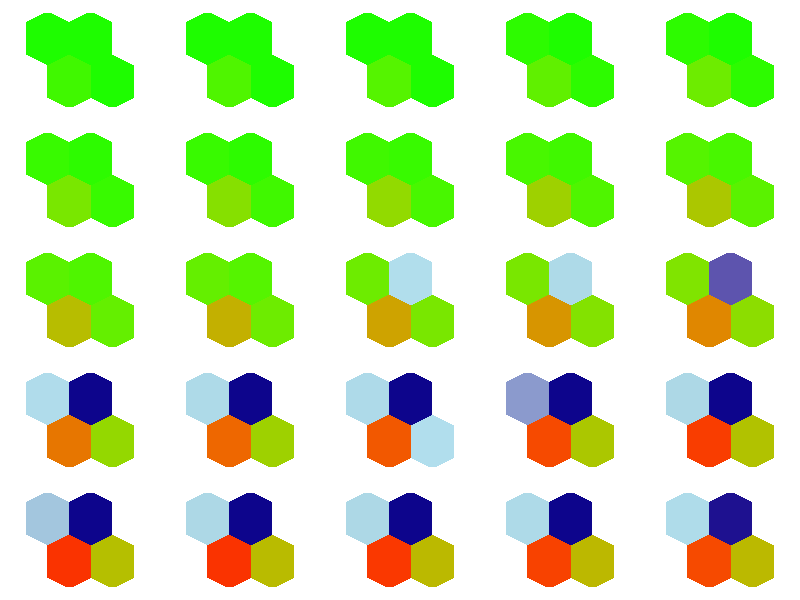
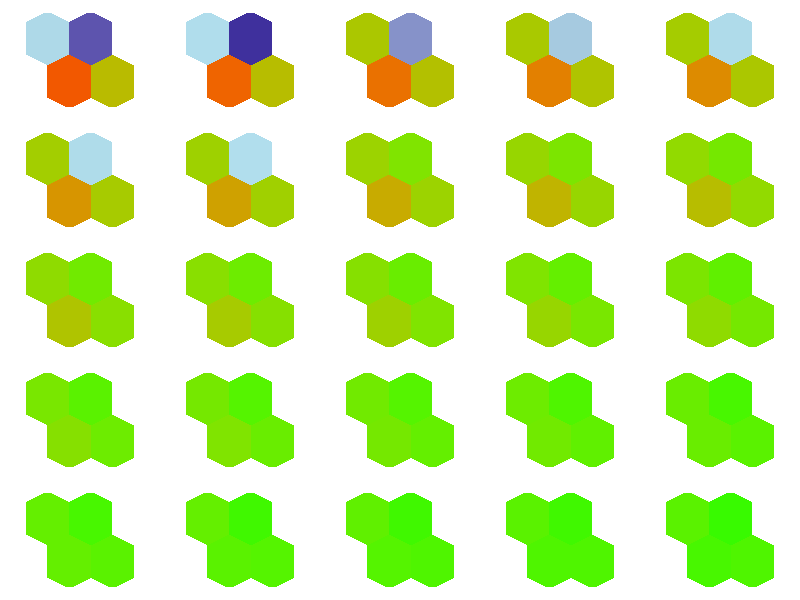
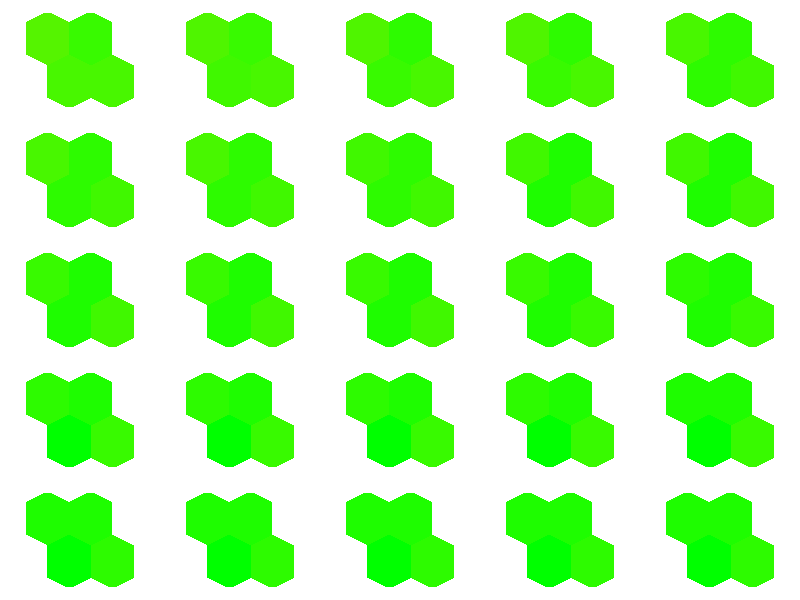
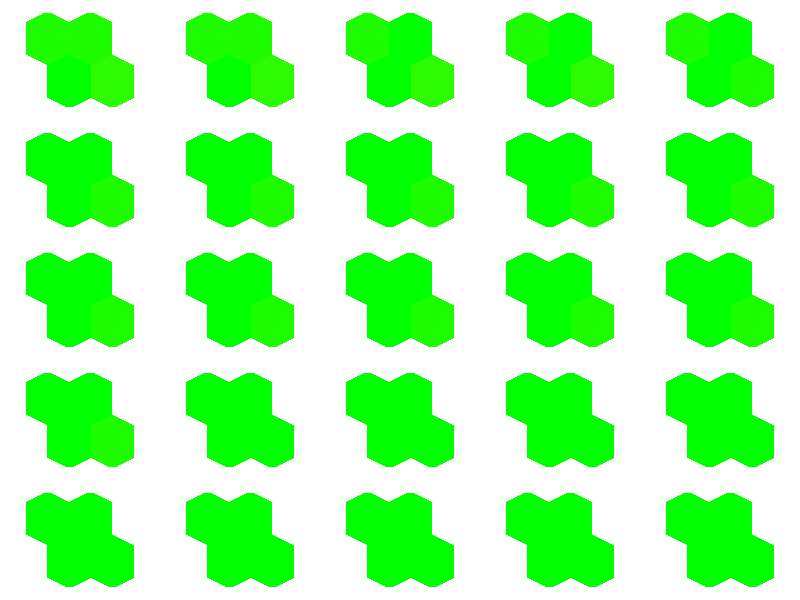

Reproduce these figures in R, in order.
#  Heatmap for Rshiny

library("ggplot2")
library("RColorBrewer")
library("fields")

Hexagon <- function (x, y, unitcell = 1, col = col) {
  polygon(c(x, x, x + unitcell/2, x + unitcell, x + unitcell,
            x + unitcell/2), c(y + unitcell * 0.125,
                               y + unitcell * 0.875,
                               y + unitcell * 1.125,
                               y + unitcell * 0.875,
                               y + unitcell * 0.125,
                               y - unitcell * 0.125),
          col = col, border=NA)
}#function

mydata = read.table("vis_metrics.txt")

#Start with a matrix that would be the numerical representation of you heatmap
#called Heatmap_Matrix
#This matrix has the same number of rows as the SOM map
#and the same number of columns as the SOM map
#and each value in the Heatmap represents the value for one hexagon
#Here [1,1] will become the lower left node (1st row, 1st column),
#[1,2] will become the node to the right
#[2,1] will be the first node to the left in the second row
#So visually you work your way from bottom left to top right
par(mfrow=c(5, 5), mar=c(1,1,1,1))
for(t in 1:100){
  Heatmap_Matrix <- matrix(mydata[t,],2,2)
  x <- as.vector(Heatmap_Matrix)
  
  #Number of rows and columns of your SOM
  SOM_Rows <- dim(Heatmap_Matrix)[1]
  SOM_Columns <- dim(Heatmap_Matrix)[2]
  
  #To make room for the legend
  # par(mar = c(0.4, 2, 2, 7))
  
  #Initiate the plot window but do show any axes or points on the plot
  plot(0, 0, type = "n", axes = FALSE, xlim=c(0, SOM_Columns+0.5),
       ylim=c(0, SOM_Rows), xlab="", ylab= "", asp=1)
  
  #Create the color palette
  #I use designer.colors to interpolate 50 colors between
  #the maxmimum number of allowed values in Brewer
  #Just replace this with any other color palette you like
  ColRamp <- rev(designer.colors(n=50, col=brewer.pal(9, "Spectral")))
  
  #Make a vector with length(ColRamp) number of bins between the minimum and
  #maximum value of x.
  #Next match each point from x with one of the colors in ColorRamp
  ColorCode <- matrix("#FFFFFF", nrow=100, ncol=length(x)) #default is all white
  
  # for (i in 1:length(x))
  #   if (!is.na(x[i])) ColorCode[i] <- ColRamp[which.min(abs(Bins-x[i]))]
  
  colRamp1 <- colorRampPalette(c("green", "red"),space="Lab")
  # plot(1:100,pch=16,cex=2,col=colRamp1(100))
  colRamp2 <- colorRampPalette(c("lightblue2", "lightblue", "darkblue"),space="Lab")
  # plot(1:100,pch=16,cex=2,col=colRamp2(100))
  Bins1 <- seq(0, 40, length=100)
  Bins2 <- seq(0.1, 0.15, length=100)
  
  for (i in 1:length(x)){
    if (!is.na(x[i])){
      if(x[i] < 0.2 & t < 40){
        ColorCode[i] <- colRamp2(length(Bins2)+1)[which.min(abs(Bins2-as.numeric(x[i])))]
      }else{
        ColorCode[i] <- colRamp1(length(Bins1)+1)[which.min(abs(Bins1-as.numeric(x[i])))]
      }
    } 
  }
  
  #Actual plotting of hexagonal polygons on map
  offset <- 0.5 #offset for the hexagons when moving up a row
  for (row in 1:SOM_Rows) {
    for (column in 0:(SOM_Columns - 1))
      Hexagon(column + offset, row - 1, col = ColorCode[row + SOM_Rows * column])
    offset <- ifelse(offset, 0, 0.5)
  }
}
